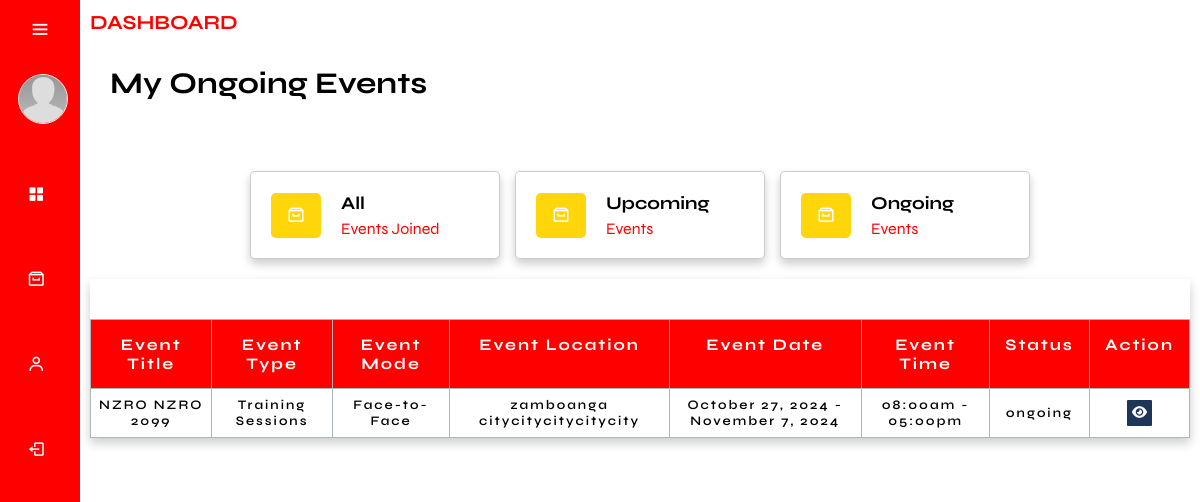
Page /user_side/my_ongoing.php (signed in) on the committed database.
### tables this page shows
CREATE TABLE `eventparticipants` (
  `participant_id` int(11) NOT NULL,
  `event_id` int(11) DEFAULT NULL,
  `UserID` int(11) DEFAULT NULL
);

CREATE TABLE `events` (
  `event_id` int(11) NOT NULL,
  `event_title` varchar(255) NOT NULL,
  `event_description` text DEFAULT NULL,
  `event_type` varchar(50) NOT NULL,
  `event_mode` varchar(50) NOT NULL,
  `event_photo_path` varchar(255) DEFAULT NULL,
  `location` varchar(255) NOT NULL,
  `date_start` date NOT NULL,
  `date_end` date NOT NULL,
  `time_start` time NOT NULL,
  `time_end` time NOT NULL,
  `date_created` timestamp NOT NULL DEFAULT current_timestamp(),
  `event_link` text DEFAULT NULL,
  `cancelReason` text NOT NULL,
  `event_cancel` varchar(255) NOT NULL,
  `participant_limit` int(11) NOT NULL
);

### user_side/my_ongoing.php (the view, shortened to what this page needs)
<!DOCTYPE html>
<html lang="en">
<head>
    <link href='https://unpkg.com/boxicons@2.1.4/css/boxicons.min.css' rel='stylesheet'>
    <link rel="stylesheet" href="css/main.css">
</head>
<body>
    <?php
    require_once('../db.connection/connection.php');
    if ($_SERVER['REQUEST_METHOD'] === 'GET') {
        if (isset($_SESSION['UserID'])) {
            $UserID = $_SESSION['UserID'];
            $sql = "SELECT * FROM user WHERE UserID = ?";
            $stmt = $conn->prepare($sql);
            $stmt->bind_param("i", $UserID);
            $stmt->execute();
            $result = $stmt->get_result();
            if ($result->num_rows > 0) {
                while ($row = $result->fetch_assoc()) {
                    $Image = $row['Image'];
                }
            } else {
                echo "No records found";
            }
        } else {
            header("Location: login.php");
            exit();
        }
    }
    ?>
    <div class="sidebar">
        <div class="top">
            <i class="bx bx-menu" id="btnn"></i>
        </div>
        <div class="user">
            <?php if (!empty($Image)): ?>
                <img src="../assets/img/profilePhoto/<?php echo $Image; ?>" alt="user" class="user-img">
            <?php else: ?>
                <img src="../assets/img/profile.jpg" alt="default user" class="user-img">
            <?php endif; ?>
            <div>
            </div>
        </div>
        <ul>
            <li class="nav-sidebar">
                <a href="userDashboard.php  ">
                    <i class="bx bxs-grid-alt"></i>
                </a>
            </li>
            <li class="events-side first nav-sidebar">
                <a href="#" class="a-events">
                    <i class='bx bx-archive'></i>
                </a>
            </li>
            <li class="events-side nav-sidebar">
                <a href="#" class="a-events">
                    <i class='bx bx-user'></i>
                </a>
            </li>
            <li class="nav-sidebar">
                <a href="#" onclick="confirmLogout(event)">
                    <i class="bx bx-log-out"></i>
                </a>
            </li>
        </ul>
    </div>
    <div class="main-content">
        <div class="containerr">
            <h3 class="dashboard">DASHBOARD</h3>
            <section class="event-filter">
                <h1 class="heading">My Ongoing Events</h1>
            </section>
        </div>
        <div class="containerr">
            <section class="category">
                <div class="box-container">
                    <a href="total_events.php" class="box">
                        <i class='bx bx-archive'></i>
                        <div>
                            <h3>All</h3>
                            <span>Events Joined</span>
                        </div>
                    </a>
                    <a href="my_upcoming.php" class="box">
                        <i class='bx bx-archive'></i>
                        <div>
                            <h3>Upcoming</h3>
                            <span>Events</span>
                        </div>
                    </a>
                    <a href="my_ongoing.php" class="box">
                        <i class='bx bx-archive'></i>
                        <div>
                            <h3>Ongoing</h3>
                            <span>Events</span>
                        </div>
                    </a>
                </div>
            </section>
            <div class="event-table">
                <div class="tbl-container">
                    <h2></h2>
                    <table class="tbl">
                        <thead>
                            <tr>
                                <th>Event Title</th>
                                <th>Event Type</th>
                                <th>Event Mode</th>
                                <th>Event Location</th>
                                <th>Event Date</th>
                                <th>Event Time</th>
                                <th>Status</th>
                                <th>Action</th>
                            </tr>
                        </thead>
                        <tbody>
                            <?php include('../function/F.ongoingEventsU.php'); ?>
                        </tbody>
                    </table>
                </div>
            </div>
        </div>
    </div>
</body>
</html>

### function/F.ongoingEventsU.php (shortened to what this page needs)
<?php
require_once('../db.connection/connection.php');
if (isset($_SESSION['UserID'])) {
    $UserID = $_SESSION['UserID'];
    $sql = "SELECT Events.*, EventParticipants.UserID
            FROM Events
            INNER JOIN EventParticipants ON Events.event_id = EventParticipants.event_id
            WHERE EventParticipants.UserID = ? AND (Events.event_cancel IS NULL OR Events.event_cancel = '')
            ORDER BY Events.date_created DESC";
    $stmt = $conn->prepare($sql);
    $stmt->bind_param("i", $UserID);
    $stmt->execute();
    $result = $stmt->get_result();
    $currentDateTime = new DateTime('now', new DateTimeZone('Asia/Manila'));
    while ($row = mysqli_fetch_assoc($result)) {
        $eventTitle = $row['event_title'];
        $eventLocation = $row['location'];
        $eventDateStart = date('F j, Y', strtotime($row['date_start']));
        $eventDateEnd = date('F j, Y', strtotime($row['date_end']));
        $eventTimeStart = date('h:ia', strtotime($row['time_start']));
        $eventTimeEnd = date('h:ia', strtotime($row['time_end']));
        $eventMode = $row['event_mode'];
        $eventType = $row['event_type'];
        $eventId = $row['event_id'];
        $eventStartDateTime = new DateTime($row['date_start'] . ' ' . $row['time_start'], new DateTimeZone('Asia/Manila'));
        $eventEndDateTime = new DateTime($row['date_end'] . ' ' . $row['time_end'], new DateTimeZone('Asia/Manila'));
        if ($currentDateTime >= $eventStartDateTime && $currentDateTime <= $eventEndDateTime) {
            $eventStatus = 'ongoing';
            echo '<tr data-start-date="' . $row['date_start'] . '" data-end-date="' . $row['date_end'] . '">';
            ?>
            <td data-label="Event Title"><?php echo $eventTitle; ?></td>
            <td data-label="Event Type"><?php echo $eventType; ?></td>
            <td data-label="Event Mode"><?php echo $eventMode; ?></td>
            <td data-label="Event Location"><?php echo $eventLocation; ?></td>
            <td data-label="Event Date"><?php echo "$eventDateStart - $eventDateEnd"; ?></td>
            <td data-label="Event Time"><?php echo "$eventTimeStart - $eventTimeEnd"; ?></td>
            <td data-label="Status"><?php echo $eventStatus; ?></td>
            <td data-label="Attendance" class="pad">
                <a href="myEvent.php?event_id=<?php echo $eventId; ?>"><button class="btn_edit"><i
                            class="fa-solid fa-eye"></i></button></a>
            </td>
            <?php
            echo '</tr>';
        }
    }
} else {
    header("Location: login.php");
    exit();
}
?>

### user_side/css/main.css (style rules this page uses)
* { font-family: "Syne", sans-serif; margin: 0; padding: 0; box-sizing: border-box; text-decoration: none; outline: none; border: none; }
:root { --header-height: 3.5rem; --first-color: red; --first-color-alt: #1d3557; --first-color-light: hsl(var(--hue), 40%, 80%); --title-color: hsl(var(--hue), 24%, 16%); --text-color: black; --text-color-light: hsl(var(--hue), 8%, 60%); --white-color: hsl(0, 0%, 100%); --body-color: white; --container-color: #f1faee; --box-shadow: 0 .5rem 1rem rgba(0, 0, 0, .2); --light-bg: #FFFCE6; --border: .1rem solid rgba(0,0,0,.2); --body-font: "Syne", sans-serif; --biggest-font-size: 2rem; --h1-font-size: 1.5rem; --h2-font-size: 1.25rem; --h3-font-size: 1rem; --normal-font-size: .938rem; --small-font-size: .813rem; --smaller-font-size: .75rem; --font-regular: 400; --font-medium: 500; --font-semi-bold: 600; --z-tooltip: 10; --z-fixed: 100; --z-modal: 1000; }
html { font-size: 62.5%; overflow-x: hidden; scroll-padding-top: 7rem; scroll-behavior: smooth; }
body { background-color: var(--body-color); }
section { padding: 2rem; margin: 0 auto; max-width: 1200px; }
.user-img { width: 50px; border-radius: 100%; border: 1px solid #eee; margin-left: 1rem; }
.sidebar { position: fixed; top: 0; left: 0; height: 100vh; width: 80px; background-color: var(--first-color); padding: .4rem .8rem; transition: all 0.5s ease; z-index: 100; }
.sidebar #btnn { position: absolute; color: var(--body-color); top: .4rem; left: 50%; font-size: 2.2rem; line-height: 50px; transform: translateX(-50%); cursor: pointer; }
.user { display: flex; align-items: center; margin: 1rem 0 }
.user img { background-color: var(--first-color); }
.sidebar ul li { position: relative; list-style-type: none; height: 50px; width: 90%; margin: 0.8rem auto; margin-top: 3.5rem; font-size: 1.8rem; }
.sidebar ul li a { color: var(--body-color); display: flex; align-items: center; text-decoration: none; border-radius: 0.8rem; }
.sidebar ul li a i { min-width: 50px; text-align: center; height: 50px; border-radius: 12px; line-height: 50px; }
.main-content { position: relative; background-color: var(--body-color); min-height: 100vh; top: 0; left: 80px; transition: all 0.5s ease; width: calc(100% - 80px); padding: 1rem; }
.containerr .dashboard { font-size: 2rem; color: var(--first-color); }
.events-side { transition: all 0.5s ease; }
.category .box-container { display: grid; grid-template-columns: repeat(auto-fit, 25rem); justify-content: center; align-items: flex-start; gap: 1.5rem; }
.category .box-container .box { border-radius: .5rem; box-shadow: var(--box-shadow); border: var(--border); padding: 2rem; background: var(--body-color); display: flex; align-items: center; gap: 2rem; }
.category .box-container .box i { height: 4.5rem; width: 5rem; line-height: 4.5rem; font-size: 1.8rem; color: var(--body-color); border-radius: .5rem; background-color: #ffd60a; text-align: center; }
.category .box-container .box h3 { font-size: 1.8rem; text-transform: capitalize; color: #000; padding-bottom: .5rem; }
.category .box-container .box span { color: var(--first-color); font-size: 1.6rem; }
.heading { margin-bottom: 2rem; font-size: 3rem; color: #000; text-transform: capitalize; padding: 1rem 0; }
.event-table { max-width: 1540px; width: 100%; background: var(--body-color); box-shadow: var(--box-shadow); margin-bottom: 6rem; }
.event-table h2 { padding: 2rem 1rem; font-size: 2.5rem; text-align: center; }
.tbl { border-collapse: collapse; width: auto; min-width: 100%; }
.tbl tbody { max-height: 400px; overflow-y: auto; }
.tbl thead { background-color: #424949; color: #fff; position: relative; }
.tbl thead th { font-size: 1.2rem; padding: 0.8rem; letter-spacing: 0.2rem; vertical-align: top; border: 1px solid #aab7b9; position: sticky; top: 0; background-color: var(--first-color); color: #fff; }
.tbl thead tr th { font-size: 1.6rem; padding: 1.5rem; letter-spacing: 0.2rem; vertical-align: top; border: 1px solid #aab7b9; }
.tbl tbody tr td { font-size: 1.3rem; letter-spacing: 0.2rem; font-weight: 600; text-align: center; border: 1px solid #aab7b9; padding: 0.8rem; }
.tbl tbody .pad { padding: 0.5rem; }
.tbl button { display: inline-block; border: none; margin: 0 auto; padding: 0.5rem; border-radius: 1px; outline: none; cursor: pointer; }
.btn_edit { background-color: var(--first-color-alt); color: #fff; }

### rows in the picture
eventparticipants: event.event_title "NZRO NZRO 2099", event.event_type "Training Sessions", event.event_mode "Face-to-Face", event.location "zamboanga citycitycitycitycity", event.date_start "October 27, 2024", event.date_end "November 7, 2024", event.time_start "08:00am", event.time_end "05:00pm", event.time_end "ongoing"
